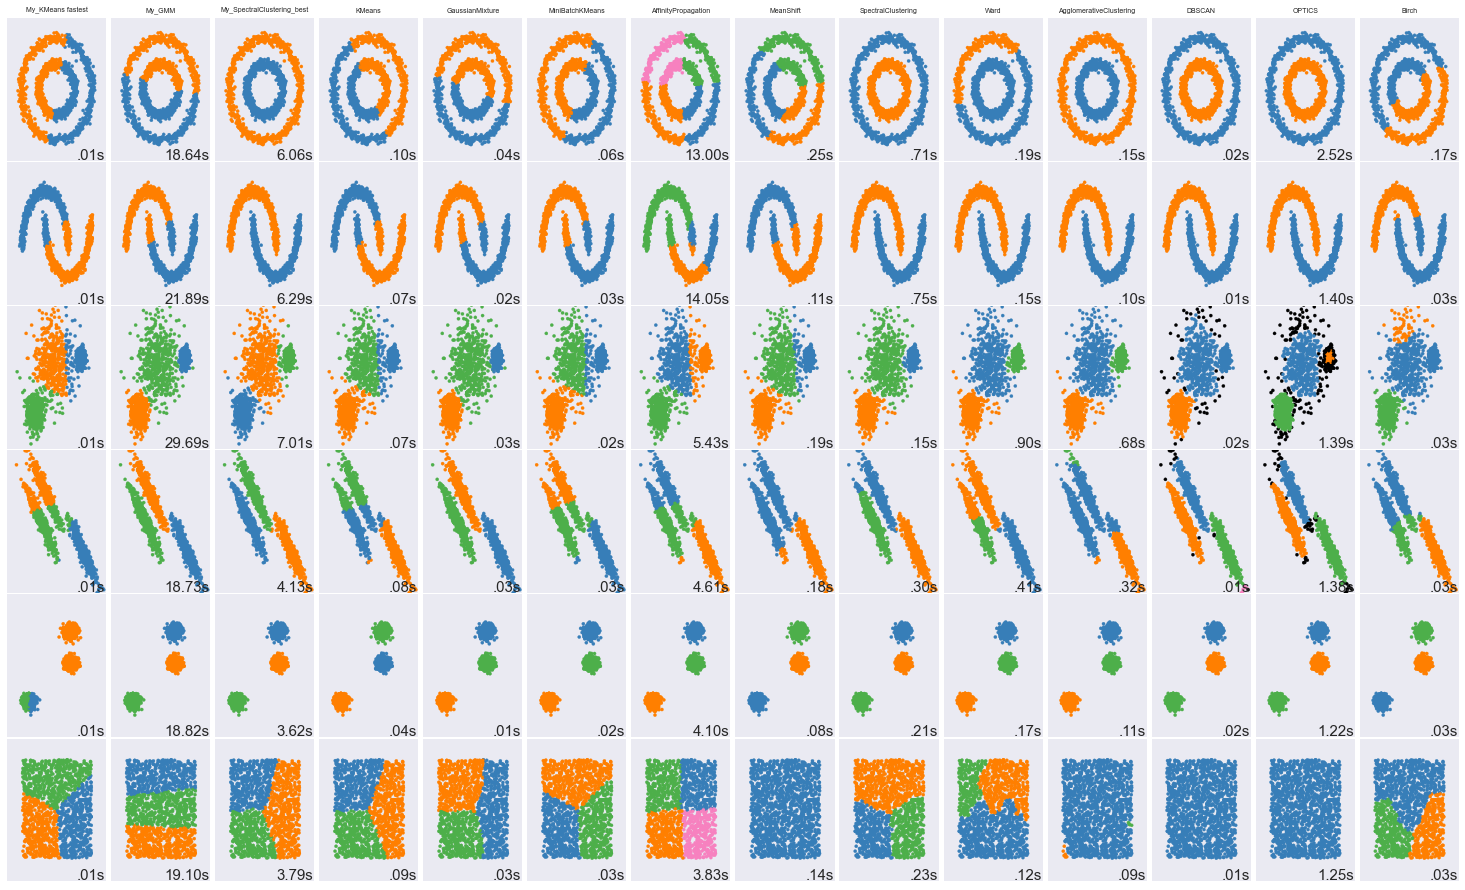

This figure's Python source:

# 文件功能：
# 1. 生成模拟聚类数据
# 2. 调用聚类算法，包括自编的K-Means、GMM，以及sklearn中自带的算法，进行聚类提取
# 3. 在同一张图片中显示聚类结果和算法运行时间，对比查看

import time
import warnings

import numpy as np
import matplotlib.pyplot as plt

from sklearn import cluster, datasets, mixture
from sklearn.neighbors import kneighbors_graph
from sklearn.preprocessing import StandardScaler
from itertools import cycle, islice

from KMeans import K_Means
from GMM import GMM
from SpectralClustering import SpectralClustering

np.random.seed(0)

# ============
# 模拟原始数据
# ============
print('start generate datasets ...')
n_samples = 1500
noisy_circles = datasets.make_circles(n_samples=n_samples, factor=.5,
                                      noise=.05)
noisy_moons = datasets.make_moons(n_samples=n_samples, noise=.05)
blobs = datasets.make_blobs(n_samples=n_samples, random_state=8)
no_structure = np.random.rand(n_samples, 2), None

# Anisotropicly distributed data
random_state = 170
X, y = datasets.make_blobs(n_samples=n_samples, random_state=random_state)
transformation = [[0.6, -0.6], [-0.4, 0.8]]
X_aniso = np.dot(X, transformation)
aniso = (X_aniso, y)

# blobs with varied variances
varied = datasets.make_blobs(n_samples=n_samples,
                             cluster_std=[1.0, 2.5, 0.5],
                             random_state=random_state)
print('datasets generated over')
# ============
# 设置聚类算法参数
# ============
plt.figure(figsize=(9 * 2 + 3, 12.5))
plt.subplots_adjust(left=.02, right=.98, bottom=.001, top=.96, wspace=.05,
                    hspace=.01)

plot_num = 1

default_base = {'quantile': .3,
                'eps': .3,
                'damping': .9,
                'preference': -200,
                'n_neighbors': 10,
                'n_clusters': 3,
                'min_samples': 20,
                'xi': 0.05,
                'min_cluster_size': 0.1}

datasets = [
    (noisy_circles, {'damping': .77, 'preference': -240,
                     'quantile': .2, 'n_clusters': 2,
                     'min_samples': 20, 'xi': 0.25}),
    (noisy_moons, {'damping': .75, 'preference': -220, 'n_clusters': 2}),
    (varied, {'eps': .18, 'n_neighbors': 2,
              'min_samples': 5, 'xi': 0.035, 'min_cluster_size': .2}),
    (aniso, {'eps': .15, 'n_neighbors': 2,
              'min_samples': 20, 'xi': 0.1, 'min_cluster_size': .2}),
    (blobs, {}),
    (no_structure, {})
    ]


# 一共两层循环，实现每个仿真数据被每种聚类算法调用以此
# 此处是外层循环，遍历所有仿真数据
for i_dataset, (dataset, algo_params) in enumerate(datasets):
    # update parameters with dataset-specific values
    params = default_base.copy()
    params.update(algo_params)
    print('start deal dataset_' + str(i_dataset) + '...')
    print('dataset params is:')
    print(params)

    X, y = dataset

    # normalize dataset for easier parameter selection
    X = StandardScaler().fit_transform(X)

    # estimate bandwidth for mean shift
    bandwidth = cluster.estimate_bandwidth(X, quantile=params['quantile'])

    # connectivity matrix for structured Ward
    connectivity = kneighbors_graph(
        X, n_neighbors=params['n_neighbors'], include_self=False)
    # make connectivity symmetric
    connectivity = 0.5 * (connectivity + connectivity.T)

    # ============
    # 初始化所有聚类算法
    # ============
    # 自编的K-Means、GMM算法
    my_kmeans0 = K_Means(n_clusters=params['n_clusters'], fit_method=0)
    my_kmeans1 = K_Means(n_clusters=params['n_clusters'], fit_method=1)
    my_kmeans2 = K_Means(n_clusters=params['n_clusters'], fit_method=2)
    my_kmeans3 = K_Means(n_clusters=params['n_clusters'], fit_method=3)
    my_gmm = GMM(n_clusters=params['n_clusters'], dim = X.shape[1])
    my_spectral_knn_reciprocal_normalized = SpectralClustering(n_clusters=params['n_clusters'], nnk=50)
    my_spectral_radius_reciprocal_normalized = SpectralClustering(n_clusters=params['n_clusters'], use_radius_nn = True, nnradius=1)
    my_spectral_knn_gauss05_normalized = SpectralClustering(n_clusters=params['n_clusters'], nnk=50, use_gauss_dist=True)
    my_spectral_knn_gauss005_normalized = SpectralClustering(n_clusters=params['n_clusters'], nnk=50, use_gauss_dist=True, gauss_sigma=5e-2)
    my_spectral_knn_reciprocal_unnormalized = SpectralClustering(n_clusters=params['n_clusters'], nnk=50, normalized=False)
    
    # sklearn中自带的算法
    ms = cluster.MeanShift(bandwidth=bandwidth, bin_seeding=True)
    two_means = cluster.MiniBatchKMeans(n_clusters=params['n_clusters'])
    ward = cluster.AgglomerativeClustering(
        n_clusters=params['n_clusters'], linkage='ward',
        connectivity=connectivity)
    spectral = cluster.SpectralClustering(
        n_clusters=params['n_clusters'], eigen_solver='arpack',
        affinity="nearest_neighbors")
    dbscan = cluster.DBSCAN(eps=params['eps'])
    optics = cluster.OPTICS(min_samples=params['min_samples'],
                            xi=params['xi'],
                            min_cluster_size=params['min_cluster_size'])
    affinity_propagation = cluster.AffinityPropagation(
        damping=params['damping'], preference=params['preference'])
    average_linkage = cluster.AgglomerativeClustering(
        linkage="average", affinity="cityblock",
        n_clusters=params['n_clusters'], connectivity=connectivity)
    birch = cluster.Birch(n_clusters=params['n_clusters'])
    # 屏蔽开始
    kmeans = cluster.KMeans(n_clusters=params['n_clusters'])
    # 屏蔽结束
    gmm = mixture.GaussianMixture(
        n_components=params['n_clusters'], covariance_type='full')
    
    clustering_algorithms = (
        # ('My_KMeans slowest', my_kmeans0),
        # ('My_KMeans slow', my_kmeans1),
        # ('My_KMeans fast', my_kmeans2),
        ('My_KMeans fastest', my_kmeans3),
        ('My_GMM', my_gmm),
        ('My_SpectralClustering_best', my_spectral_knn_reciprocal_normalized),
        # ('My_SpectralClustering_radius', my_spectral_radius_reciprocal_normalized),
        # ('My_SpectralClustering_gauss0.5', my_spectral_knn_gauss05_normalized),
        # ('My_SpectralClustering_gauss0.05', my_spectral_knn_gauss005_normalized),
        # ('My_SpectralClustering_unnormalized', my_spectral_knn_reciprocal_unnormalized),
        ('KMeans', kmeans),
        ('GaussianMixture', gmm),
        ('MiniBatchKMeans', two_means),
        ('AffinityPropagation', affinity_propagation),
        ('MeanShift', ms),
        ('SpectralClustering', spectral),
        ('Ward', ward),
        ('AgglomerativeClustering', average_linkage),
        ('DBSCAN', dbscan),
        ('OPTICS', optics),
        ('Birch', birch)
    )

    # 此处是内层循环，遍历每种算法
    for name, algorithm in clustering_algorithms:
        t0 = time.time()

        print('clustering with algorithm', name, '...')
        # catch warnings related to kneighbors_graph
        with warnings.catch_warnings():
            warnings.filterwarnings(
                "ignore",
                message="the number of connected components of the " +
                "connectivity matrix is [0-9]{1,2}" +
                " > 1. Completing it to avoid stopping the tree early.",
                category=UserWarning)
            warnings.filterwarnings(
                "ignore",
                message="Graph is not fully connected, spectral embedding" +
                " may not work as expected.",
                category=UserWarning)
            algorithm.fit(X)

        t1 = time.time()
        if hasattr(algorithm, 'labels_'):
            y_pred = algorithm.labels_.astype(np.int)
        else:
            y_pred = algorithm.predict(X)
        print("y_pred", y_pred)

        plt.subplot(len(datasets), len(clustering_algorithms), plot_num)
        if i_dataset == 0:
            plt.title(name, size=7)

        print(name)
        colors = np.array(list(islice(cycle(['#377eb8', '#ff7f00', '#4daf4a',
                                             '#f781bf', '#a65628', '#984ea3',
                                             '#999999', '#e41a1c', '#dede00']),
                                      int(max(y_pred) + 1))))
        print(colors)
        # add black color for outliers (if any)
        colors = np.append(colors, ["#000000"])
        plt.scatter(X[:, 0], X[:, 1], s=10, color=colors[y_pred])

        plt.xlim(-2.5, 2.5)
        plt.ylim(-2.5, 2.5)
        plt.xticks(())
        plt.yticks(())
        plt.text(.99, .01, ('%.2fs' % (t1 - t0)).lstrip('0'),
                 transform=plt.gca().transAxes, size=15,
                 horizontalalignment='right')
        plot_num += 1

plt.show()
